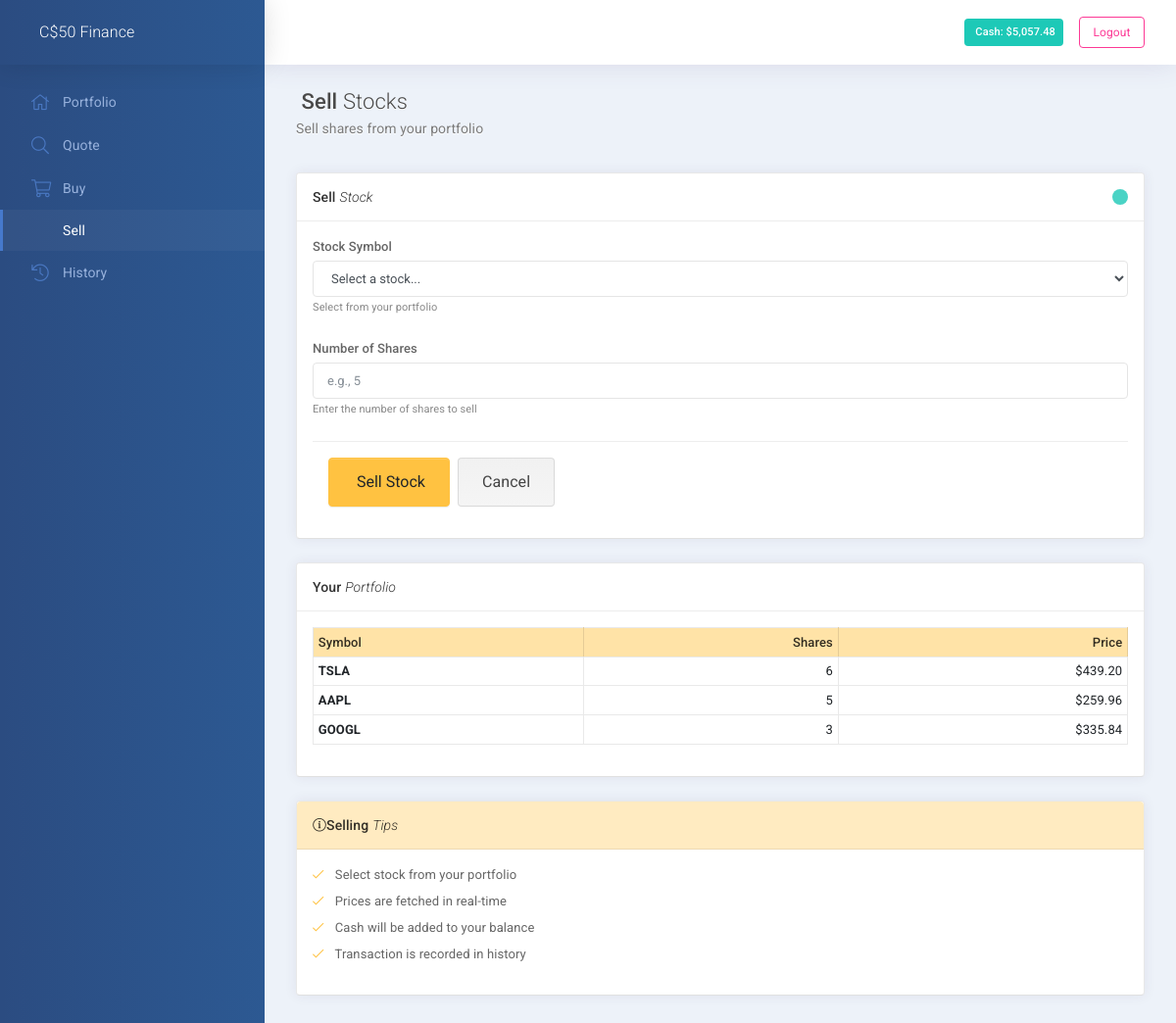
The app's page /sell (signed in), older data.
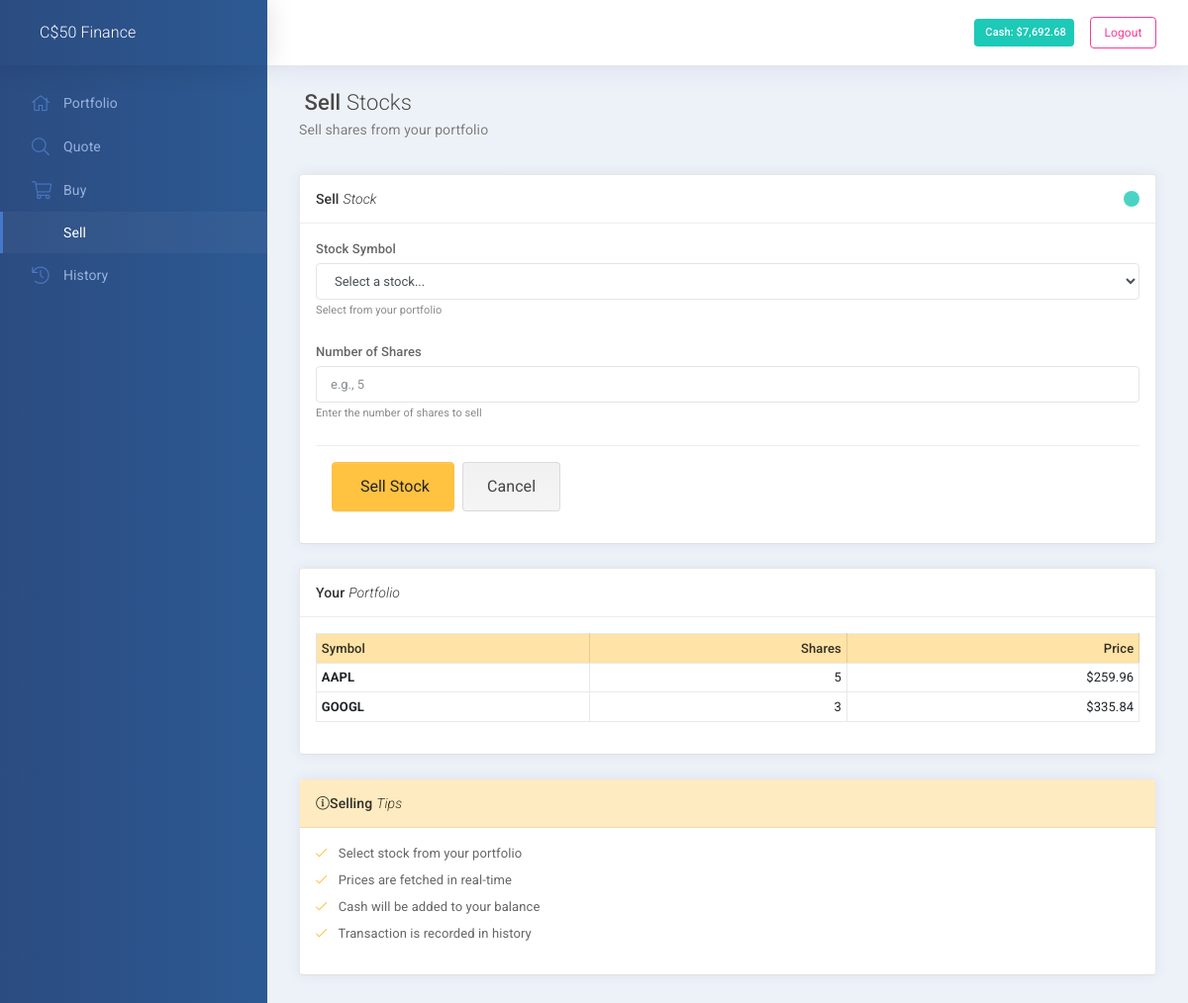
The same page, newer data.
### model.py (models this page shows, shortened)
class Base(DeclarativeBase):
    pass

class User(Base):
    __tablename__ = "user"
    id = mapped_column(Integer, primary_key=True)
    full_names = mapped_column(String(255))
    username = mapped_column(String(255))
    create_date: Mapped[datetime] = mapped_column(insert_default=func.now())
    password_hash = mapped_column(String(1000))
    addresses: Mapped[List["Address"]] = relationship(back_populates="user")
    portfolio: Mapped["Portfolio"] = relationship(back_populates="user")
    cash: Mapped[int] = mapped_column(insert_default=10000)
    email: Mapped[str] = mapped_column(String(255), nullable=False)
    @property
    def password(self):
        raise AttributeError('password is not a readable attribute')

class Portfolio(Base):
    __tablename__ = 'portfolio'
    id = Column(Integer, primary_key=True)
    user_id = Column(Integer, ForeignKey('user.id'))
    user: Mapped["User"] = relationship(back_populates="portfolio")
    symbol = Column(String(15))
    quantity = Column(Integer)
    price = Column(Float)

### app.py (the view)
@app.route('/sell', methods=['GET', 'POST'])
@login_required
def sell_stocks():
    if request.method == 'POST':
        symbol = request.form['ticker']
        quantity = request.form['quantity']
        result = sell(symbol, quantity)
        if result == "Success":
            flash("Stock sold successfully!", "success")
        else:
            flash(result, "error")
        return redirect(url_for('index'))
    else:
        user_id = current_user.id
        portfolio = session_db.query(Portfolio).filter_by(user_id=user_id).all()
        return render_template('sell.html', portfolio=portfolio)

### app.py (called while the page is built)
@app.after_request
def after_request(response):
    response.headers["Cache-Control"] = "no-cache, no-store, must-revalidate"
    response.headers["Expires"] = 0
    response.headers["Pragma"] = "no-cache"
    return response

@login_manager.user_loader
def load_user(user_id):
    user = session_db.query(User).get(int(user_id))
    return user

### helpers.py (called while the page is built)
def login_required(f):
    @wraps(f)
    @flask_login_required
    def decorated_function(*args, **kwargs):
        return f(*args, **kwargs)
    return decorated_function

def usd(value):
    return f"${value:,.2f}"

### templates/sell.html (shortened to what this page needs)
{% extends "layout.html" %}
{% block main %}
<div class="subheader">
  <h1 class="subheader-title">
     Sell <span class='fw-300'>Stocks</span>
    <small>
      Sell shares from your portfolio
    </small>
  </h1>
</div>
<div class="row">
  <div class="col-xl-6">
    <div id="panel-1" class="panel">
      <div class="panel-hdr">
        <h2>
          Sell <span class="fw-300"><i>Stock</i></span>
        </h2>
        <div class="panel-toolbar">
          <button class="btn btn-panel" data-action="panel-collapse" data-toggle="tooltip" data-offset="0,10" data-original-title="Collapse"></button>
        </div>
      </div>
      <div class="panel-container show">
        <div class="panel-content">
          {% if portfolio %}
          <form action="/sell" method="post">
            <div class="form-group">
              <label class="form-label" for="ticker">Stock Symbol</label>
              <select id="ticker" name="ticker" class="form-control" required autofocus>
                <option value="">Select a stock...</option>
              </select>
              <span class="help-block">Select from your portfolio</span>
            </div>
            <div class="form-group">
              <label class="form-label" for="quantity">Number of Shares</label>
              <input type="number" id="quantity" name="quantity" class="form-control" min="1" placeholder="e.g., 5" required>
              <span class="help-block">Enter the number of shares to sell</span>
            </div>
            <div class="panel-content border-faded border-left-0 border-right-0 border-bottom-0 d-flex flex-row align-items-center mt-3">
              <button type="submit" class="btn btn-warning btn-lg waves-effect waves-themed">
                 Sell Stock
              </button>
              <a href="/" class="btn btn-default btn-lg ml-2 waves-effect waves-themed">Cancel</a>
            </div>
          </form>
          {% else %}
          <div class="alert alert-info" role="alert">
            <i class="fal fa-info-circle"></i> You don't own any stocks yet. <a href="/buy" class="alert-link">Buy some stocks</a> to get started!
          </div>
          {% endif %}
        </div>
      </div>
    </div>
  </div>
  <div class="col-xl-6">
    <div id="panel-2" class="panel">
      <div class="panel-hdr">
        <h2>
          Your <span class="fw-300"><i>Portfolio</i></span>
        </h2>
      </div>
      <div class="panel-container show">
        <div class="panel-content">
          {% if portfolio %}
          <table class="table table-bordered table-hover table-sm">
            <thead class="bg-warning-100">
              <tr>
                <th>Symbol</th>
                <th class="text-right">Shares</th>
                <th class="text-right">Price</th>
              </tr>
            </thead>
            <tbody>
              {% for stock in portfolio %}
              <tr>
                <td class="fw-700">{{ stock.symbol }}</td>
                <td class="text-right">{{ stock.quantity }}</td>
                <td class="text-right">{{ stock.price | usd }}</td>
              </tr>
              {% endfor %}
            </tbody>
          </table>
          {% else %}
          <div class="text-center text-muted py-4">
            <i class="fal fa-inbox fa-3x mb-3"></i>
            <p>No stocks in portfolio</p>
          </div>
          {% endif %}
        </div>
      </div>
    </div>
    <div id="panel-3" class="panel">
      <div class="panel-hdr bg-warning-50">
        <h2>
          <i class="fal fa-info-circle"></i> Selling <span class="fw-300"><i>Tips</i></span>
        </h2>
      </div>
      <div class="panel-container show">
        <div class="panel-content">
          <ul class="list-unstyled">
            <li class="mb-2"><i class="fal fa-check text-warning mr-2"></i> Select stock from your portfolio</li>
            <li class="mb-2"><i class="fal fa-check text-warning mr-2"></i> Prices are fetched in real-time</li>
            <li class="mb-2"><i class="fal fa-check text-warning mr-2"></i> Cash will be added to your balance</li>
            <li class="mb-2"><i class="fal fa-check text-warning mr-2"></i> Transaction is recorded in history</li>
          </ul>
        </div>
      </div>
    </div>
  </div>
</div>
{% endblock %}

### templates/layout.html (shortened to what this page needs)
<!DOCTYPE html>
<html lang="en">
  <head>
    <link rel="stylesheet" media="screen, print" href="{{ url_for('static', filename='css/vendors.bundle.css') }}">
    <link rel="stylesheet" media="screen, print" href="{{ url_for('static', filename='css/app.bundle.css') }}">
    <link rel="stylesheet" media="screen, print" href="{{ url_for('static', filename='css/themes/cust-theme-3.css') }}">
  </head>
  <body class="mod-bg-1 mod-nav-link">
      <div class="page-wrapper">
	<div class="page-inner">
	  {% if current_user.is_authenticated %}
	  <aside class="page-sidebar">
	    <div class="page-logo">
	      <a href="/" class="page-logo-link d-flex align-items-center">
		<span class="page-logo-text">C$50 Finance</span>
	      </a>
	    </div>
	    <nav id="js-primary-nav" class="primary-nav" role="navigation">
	      <ul id="js-nav-menu" class="nav-menu">
		<li class="{{ 'active' if request.path == '/' }}"><a href="/"><i class="fal fa-home"></i> <span class="nav-link-text">Portfolio</span></a></li>
		<li class="{{ 'active' if request.path == '/quote' }}"><a href="/quote"><i class="fal fa-search"></i> <span class="nav-link-text">Quote</span></a></li>
		<li class="{{ 'active' if request.path == '/buy' }}"><a href="/buy"><i class="fal fa-shopping-cart"></i> <span class="nav-link-text">Buy</span></a></li>
		<li class="{{ 'active' if request.path == '/sell' }}"><a href="/sell"> <span class="nav-link-text">Sell</span></a></li>
		<li class="{{ 'active' if request.path == '/history' }}"><a href="/history"><i class="fal fa-history"></i> <span class="nav-link-text">History</span></a></li>
	      </ul>
	    </nav>
	  </aside>
	  {% endif %}
	  <div class="page-content-wrapper">
	    <header class="page-header" role="banner">
	      <div class="ml-auto d-flex align-items-center">
		{% if current_user.is_authenticated %}
		<div class="mr-3">
		  <span class="badge badge-success p-2">
		     Cash: {{ current_user.cash | usd }}
		  </span>
		</div>
		<a href="/logout" class="btn btn-sm btn-outline-danger">Logout</a>
		{% else %}
		<a href="{{ url_for('login') }}" class="btn btn-sm btn-primary mr-2">Login</a>
		<a href="{{ url_for('register') }}" class="btn btn-sm btn-outline-primary">Register</a>
		{% endif %}
	      </div>
	    </header>
	    <main id="js-page-content" role="main" class="page-content">
	      {% block main %}{% endblock %}
	    </main>
	  </div>
	</div>
      </div>
    </body>
</html>

### static/css/themes/cust-theme-3.css (style rules this page uses)
.page-logo, .page-sidebar, .nav-footer, .bg-brand-gradient { background-image: -webkit-gradient(linear, right top, left top, from(rgba(51, 148, 225, 0.18)), to(transparent)); background-image: linear-gradient(270deg, rgba(51, 148, 225, 0.18), transparent); background-color: #2b4c81; }
.btn-default { background-color: #f5f5f5; background-image: -webkit-gradient(linear, left bottom, left top, from(#f5f5f5), to(#f1f1f1)); background-image: linear-gradient(to top, #f5f5f5, #f1f1f1); color: #444; }
html body { background-color: #fff; }
.page-header { background-color: #fff; }
.nav-menu li.active > a { color: white; background-color: rgba(255, 255, 255, 0.04); -webkit-box-shadow: inset 3px 0 0 #4679cc; box-shadow: inset 3px 0 0 #4679cc; }
.nav-menu li.active:not(.open) > a:before { color: #24b3a4; }
.nav-menu li a { color: #97b1dc; }
.nav-menu li a > [class*='fa-'], .nav-menu li a > .ni { color: #4a78c2; }
.page-content-wrapper { background-color: #edf2f9; }
.subheader-title { color: #494949; text-shadow: #fff 0 1px; }
.subheader-title small { color: #7c7c7c; }
.btn-warning { -webkit-box-shadow: 0 2px 6px 0 rgba(255, 194, 65, 0.5); box-shadow: 0 2px 6px 0 rgba(255, 194, 65, 0.5); }
.panel { background-color: #fff; border-bottom: 1px solid #e0e0e0; }
.panel-hdr { background: #fff; }
.panel-toolbar .btn-panel[data-action="panel-collapse"], .panel-toolbar .btn-panel.js-panel-collapse { background: #1dc9b7; }
.border-faded { border: 1px solid rgba(22, 22, 22, 0.07); }
.help-block { color: #898989; }
.bg-warning-50 { background-color: #ffebc1; color: rgba(0, 0, 0, 0.8); }
.bg-warning-100 { background-color: #ffe3a7; color: rgba(0, 0, 0, 0.8); }
.btn-warning { color: #212529; background-color: #ffc241; border-color: #ffc241; -webkit-box-shadow: inset 0 1px 0 rgba(255, 255, 255, 0.15), 0 1px 1px rgba(0, 0, 0, 0.075); box-shadow: inset 0 1px 0 rgba(255, 255, 255, 0.15), 0 1px 1px rgba(0, 0, 0, 0.075); }
.btn-outline-danger { color: #fd3995; border-color: #fd3995; }
.text-warning { color: #ffc241 !important; }

Row changes from the older to the newer data that the page shows:
removed Portfolio: symbol "TSLA", quantity "6", price "$439.20"
changed User: cash "$5,057.48" → "$7,692.68"
